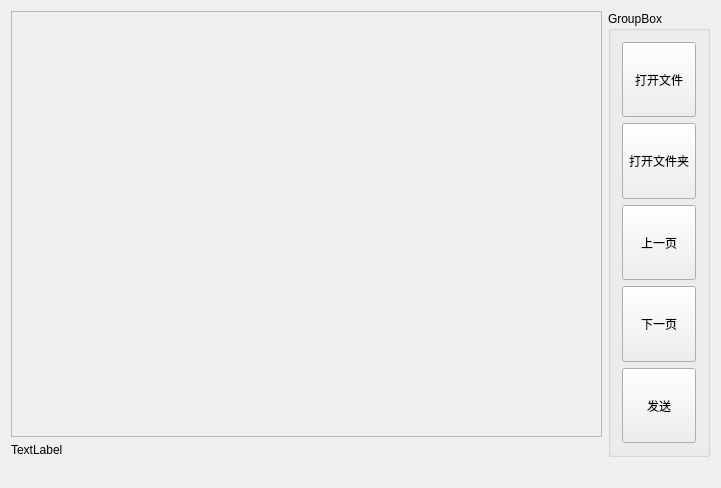
<?xml version="1.0" encoding="UTF-8"?>
<ui version="4.0">
 <class>Widget</class>
 <widget class="QWidget" name="Widget">
  <property name="geometry">
   <rect>
    <x>0</x>
    <y>0</y>
    <width>721</width>
    <height>488</height>
   </rect>
  </property>
  <property name="windowTitle">
   <string>Widget</string>
  </property>
  <layout class="QGridLayout" name="gridLayout_2">
   <item row="0" column="0">
    <layout class="QHBoxLayout" name="horizontalLayout" stretch="30,2">
     <item>
      <layout class="QVBoxLayout" name="verticalLayout_2" stretch="30,1">
       <item>
        <widget class="QScrollArea" name="scrollArea">
         <property name="widgetResizable">
          <bool>true</bool>
         </property>
         <widget class="QWidget" name="scrollAreaWidgetContents">
          <property name="geometry">
           <rect>
            <x>0</x>
            <y>0</y>
            <width>592</width>
            <height>424</height>
           </rect>
          </property>
          <layout class="QGridLayout" name="gridLayout">
           <item row="0" column="0">
            <widget class="ShowView" name="showlabel">
             <property name="text">
              <string/>
             </property>
            </widget>
           </item>
          </layout>
         </widget>
        </widget>
       </item>
       <item>
        <widget class="QLabel" name="label_2">
         <property name="text">
          <string>TextLabel</string>
         </property>
        </widget>
       </item>
      </layout>
     </item>
     <item>
      <widget class="QGroupBox" name="groupBox">
       <property name="title">
        <string>GroupBox</string>
       </property>
       <layout class="QVBoxLayout" name="verticalLayout">
        <item>
         <widget class="QToolButton" name="openbtn">
          <property name="sizePolicy">
           <sizepolicy hsizetype="Preferred" vsizetype="Preferred">
            <horstretch>0</horstretch>
            <verstretch>0</verstretch>
           </sizepolicy>
          </property>
          <property name="text">
           <string>打开文件</string>
          </property>
         </widget>
        </item>
        <item>
         <widget class="QToolButton" name="openpathbtn">
          <property name="sizePolicy">
           <sizepolicy hsizetype="Preferred" vsizetype="Preferred">
            <horstretch>0</horstretch>
            <verstretch>0</verstretch>
           </sizepolicy>
          </property>
          <property name="text">
           <string>打开文件夹</string>
          </property>
         </widget>
        </item>
        <item>
         <widget class="QToolButton" name="beforebtn">
          <property name="sizePolicy">
           <sizepolicy hsizetype="Preferred" vsizetype="Preferred">
            <horstretch>0</horstretch>
            <verstretch>0</verstretch>
           </sizepolicy>
          </property>
          <property name="text">
           <string>上一页</string>
          </property>
         </widget>
        </item>
        <item>
         <widget class="QToolButton" name="nextbtn">
          <property name="sizePolicy">
           <sizepolicy hsizetype="Preferred" vsizetype="Preferred">
            <horstretch>0</horstretch>
            <verstretch>0</verstretch>
           </sizepolicy>
          </property>
          <property name="text">
           <string>下一页</string>
          </property>
         </widget>
        </item>
        <item>
         <widget class="QToolButton" name="sendbtn">
          <property name="sizePolicy">
           <sizepolicy hsizetype="Preferred" vsizetype="Preferred">
            <horstretch>0</horstretch>
            <verstretch>0</verstretch>
           </sizepolicy>
          </property>
          <property name="text">
           <string>发送</string>
          </property>
         </widget>
        </item>
       </layout>
      </widget>
     </item>
    </layout>
   </item>
   <item row="1" column="0">
    <widget class="QLabel" name="label">
     <property name="text">
      <string/>
     </property>
    </widget>
   </item>
  </layout>
 </widget>
 <layoutdefault spacing="6" margin="11"/>
 <customwidgets>
  <customwidget>
   <class>ShowView</class>
   <extends>QLabel</extends>
   <header location="global">showview.h</header>
  </customwidget>
 </customwidgets>
 <resources/>
 <connections/>
</ui>
